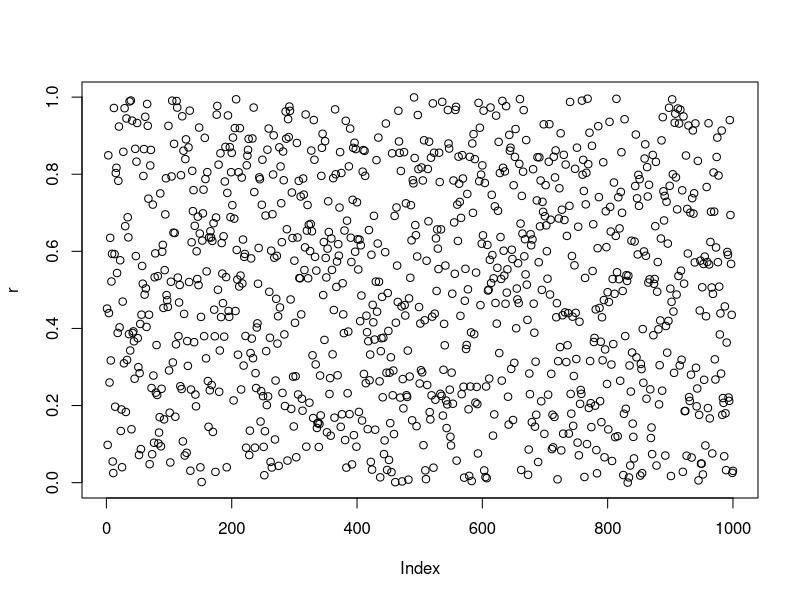
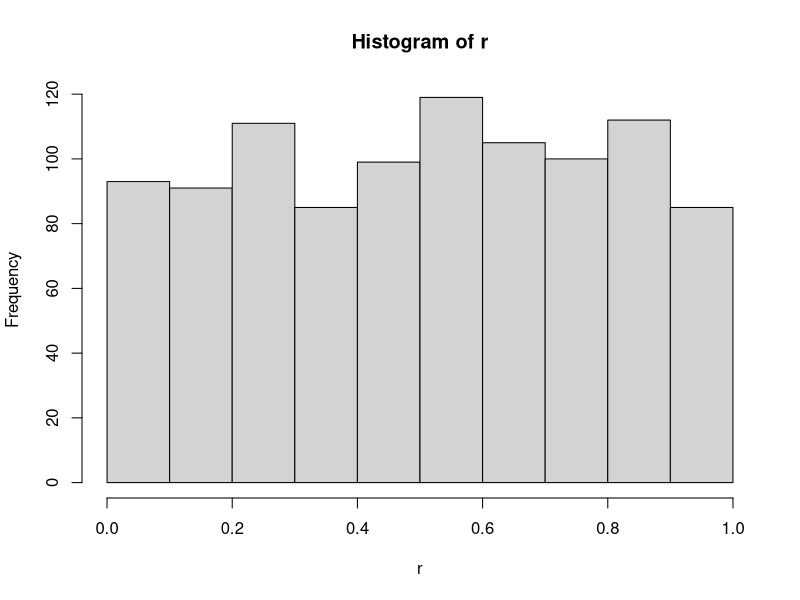
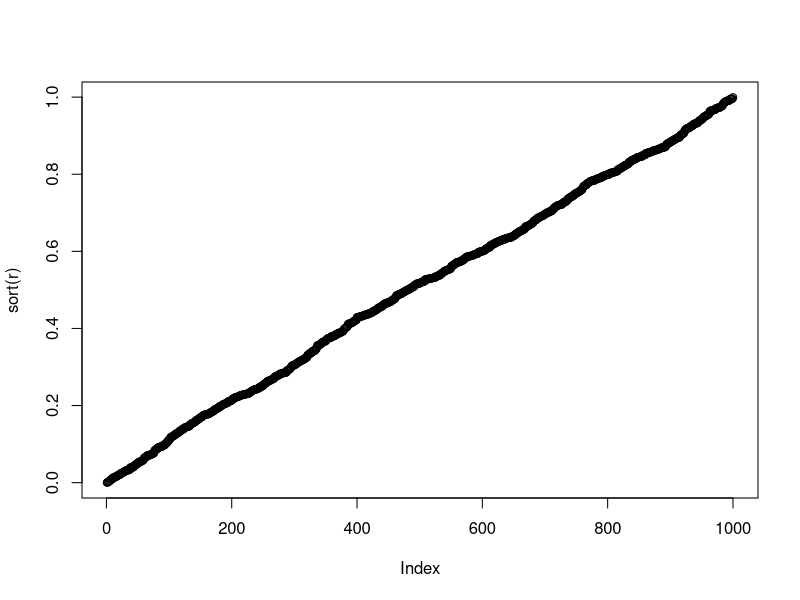
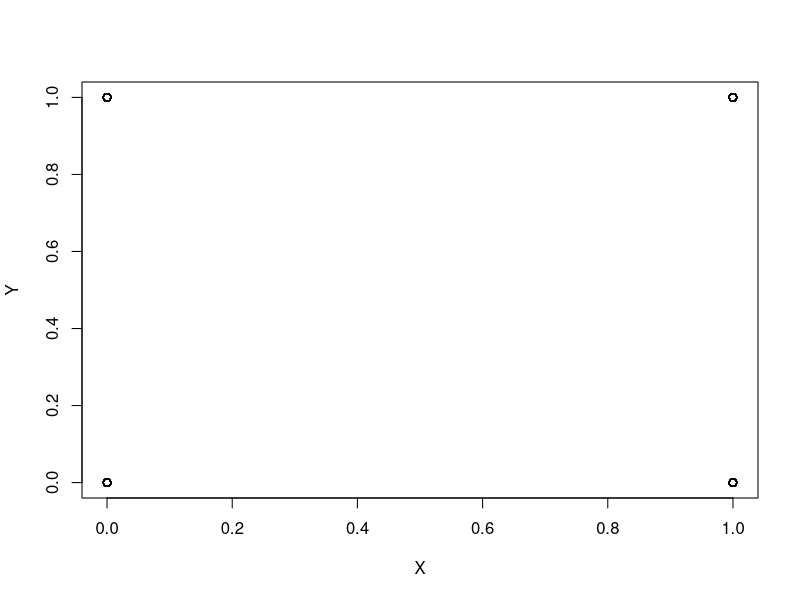
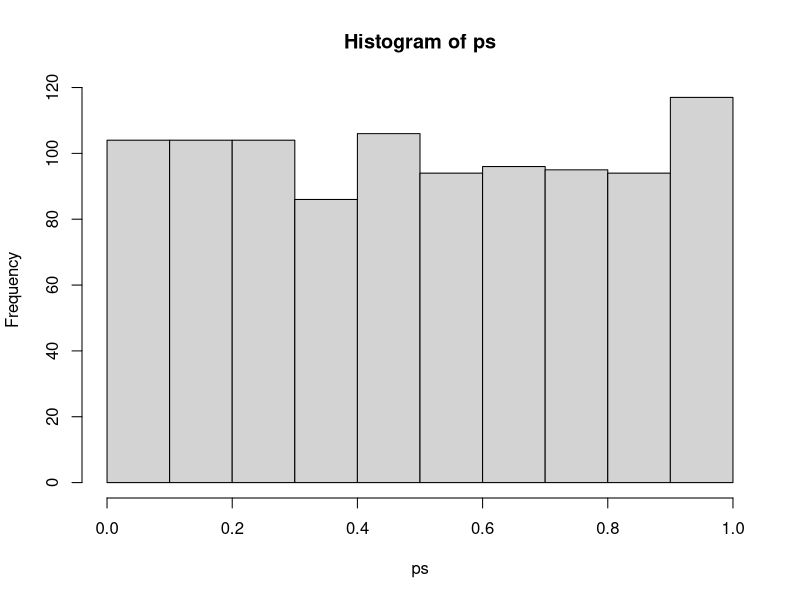
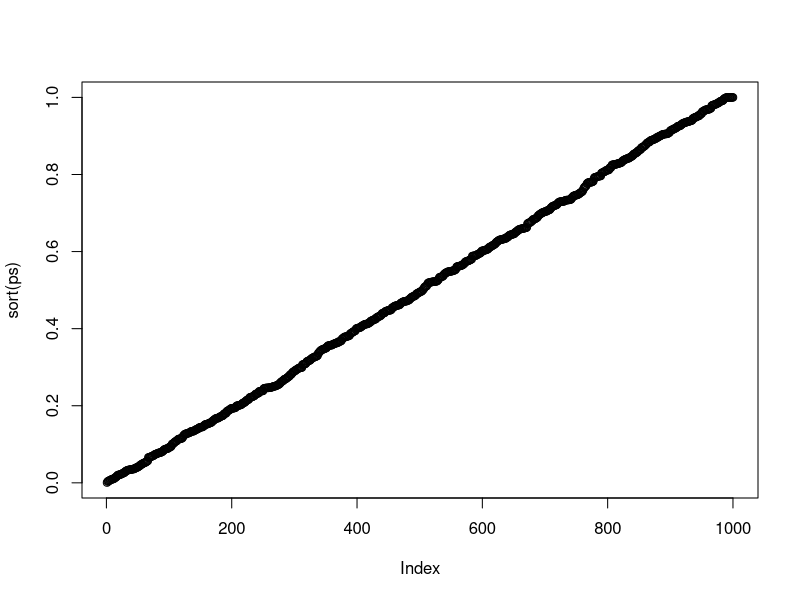
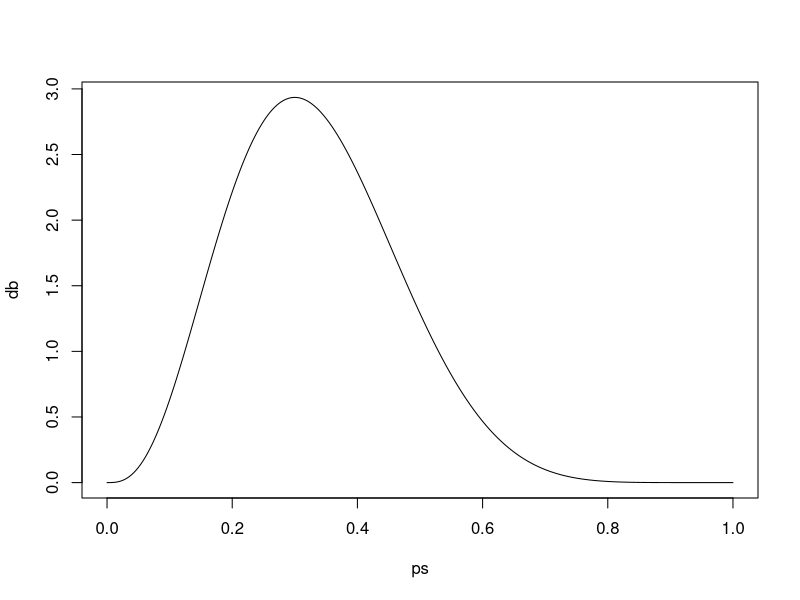

Generate these figures, in order, with R: (Note: this script raises an error after producing the figures.)
## ---- chunk 1
# 一様分布からの乱数発生
n <- 1000
r <- runif(n)
plot(r)
hist(r)
plot(sort(r))
## ---- chunk 2
n <- 10000
X <- sample(c(0,1),n,replace=TRUE)
Y <- sample(c(0,1),n,replace=TRUE)
plot(X,Y)
table(X,Y)
tab <- table(X,Y)
chisq.test(tab)
## ---- chunk 3
n.iter <- 1000
ps <- rep(0,n.iter)
for(i in 1:n.iter){
  X <- sample(c(0,1),n,replace=TRUE)
  Y <- sample(c(0,1),n,replace=TRUE)
  tab <- table(X,Y)
  chisqout <- chisq.test(tab)
  ps[i] <- chisqout$p.value
}
## ---- chunk 4
hist(ps)
plot(sort(ps))
## ---- chunk 5
my.exact.prob <- function(tab){
  a <- tab[1,1]
  b <- tab[1,2]
  c <- tab[2,1]
  d <- tab[2,2]
  ab <- a + b
  cd <- c + d
  ac <- a + c
  bd <- b + d
  n <- sum(tab)
  bunbo <- factorial(n) * factorial(a)*factorial(b)*factorial(c)*factorial(d)
  bunsi <- factorial(ab)*factorial(cd)*factorial(ac)*factorial(bd)
  prob <- bunsi / bunbo
  return(prob)
}
## ---- chunk 6
tab1 <- matrix(c(1,1,1,0),2,2)
tab1
tab2 <- matrix(c(2,0,0,1),2,2)
my.exact.prob(tab1)
my.exact.prob(tab2)
## ---- chunk 7
fisher.test(tab)
## ---- chunk 8
ps <- seq(from=0,to=1,length=1000)
n <- 10
k <- 3
db <- dbeta(ps,k+1,n-k+1) # "+1"はおまじない
plot(ps,db,type="l")
## ---- chunk 9
dp <- 40
prob <- c(0.5,0.5)
gs <- sample(0:1,dp,replace=TRUE,prob=prob)

table(gs)
## ---- chunk 10
dp <- 40
# エラーを考慮
err <- 0.1
prob <- c(1-err,err)
gs <- sample(0:1,dp,replace=TRUE,prob=prob)

table(gs)
## ---- chunk 11
rbinom()
rmultinom()
rnorm()
## ---- chunk 12
prop.trend.test()
## ---- chunk 13
runif(10)
plot(runif(10))
